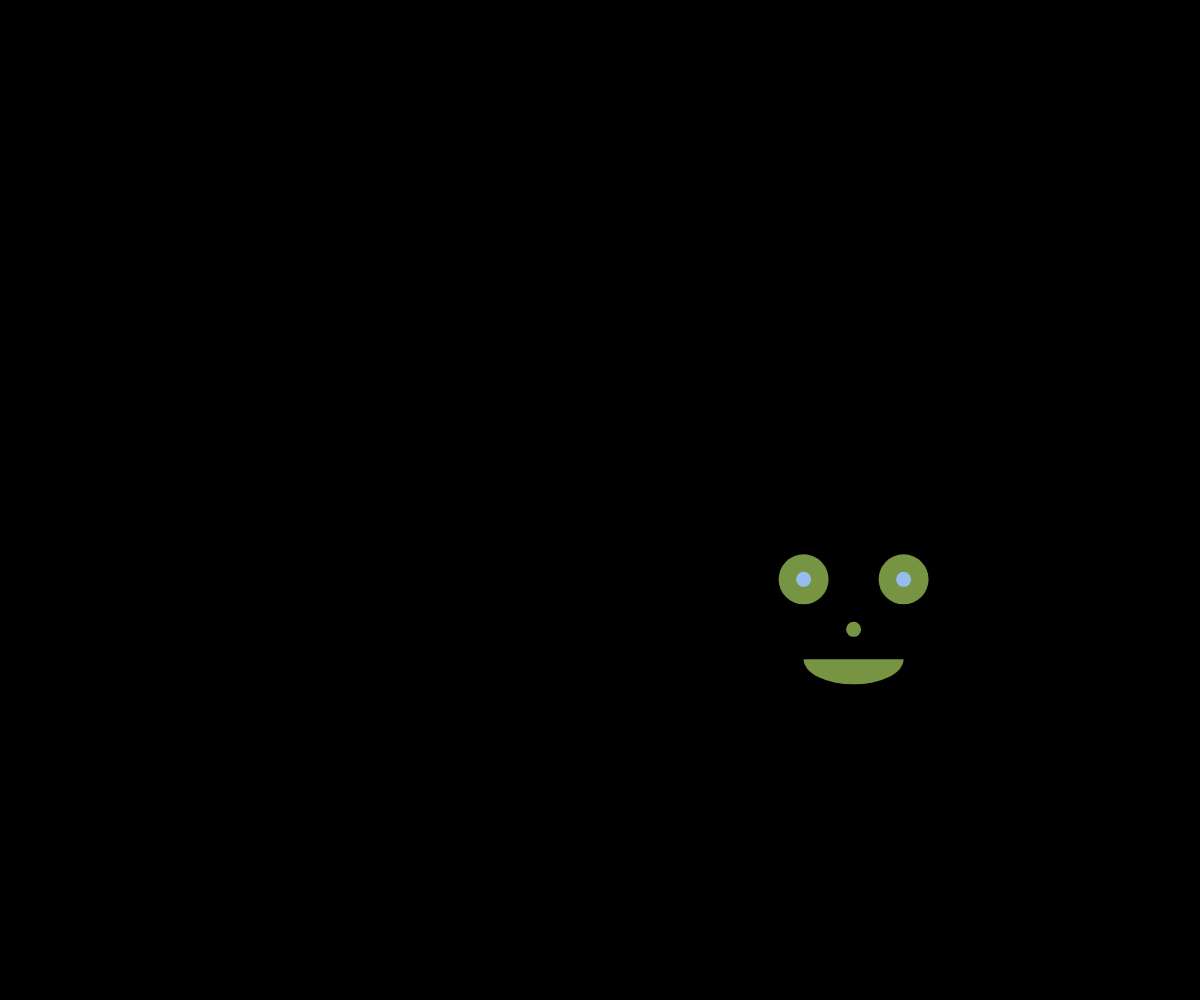
Frame 1 (no input)
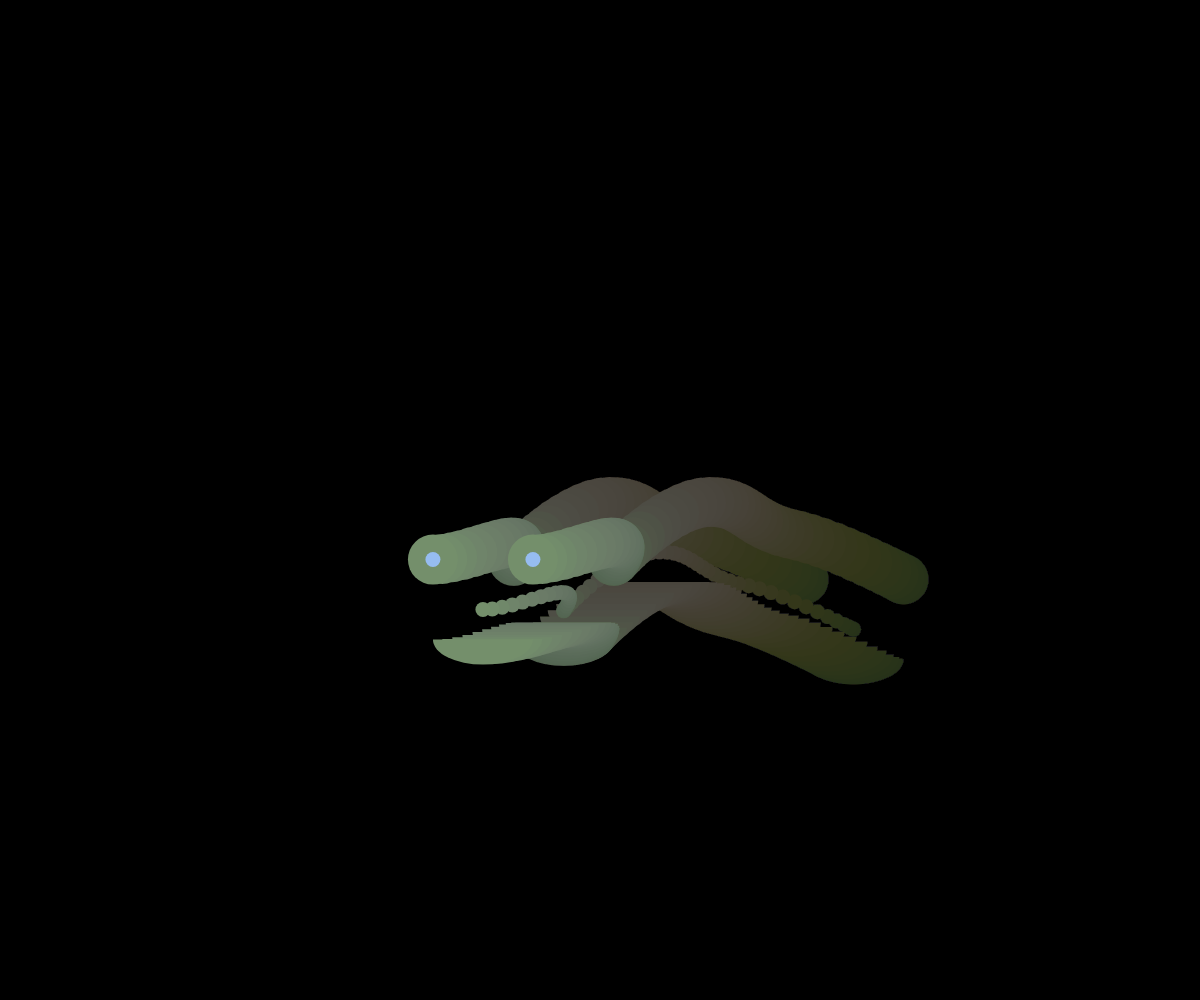
Frame 60 (no input)
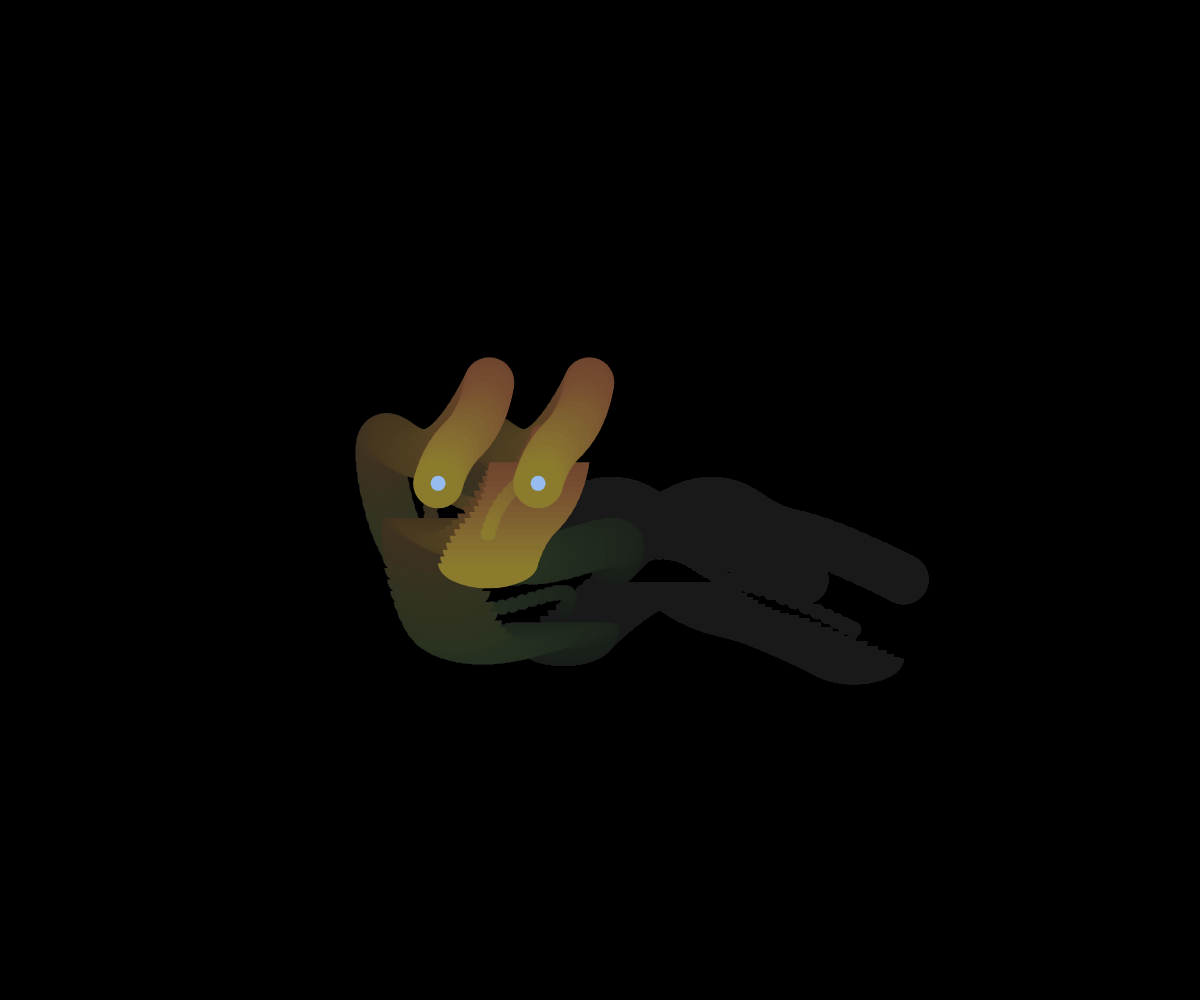
Frame 120 (the mouse pressed at the canvas centre since frame 60)

The p5.js sketch that drew these frames (run headless with seeded random() and noise() and a simulated clock; from frame 60 on, the mouse is pressed at the canvas centre):

// p5.js sketch
// ── sketch.js
var x,y;
var t = 0;
var T = 0;

function setup() { 
  createCanvas(windowWidth, windowHeight);
  background(0);
} 

function draw() {
  
  background(0, 5);
  /*fill(150, 188, 240);

  x = noise(t);
  x = map(x,0,1,0,width);
  y = noise(T);
  y = map(y,0,1,0,height);*/
  
  var x = width * noise(t);
  var y = height * noise(t+15);
  var r = 255 * noise(t+10);
  var g = 255 * noise(t+15);
  var b = 255 * noise(t+20);
  
  //occhio sx
  noStroke();
  fill(r, g, b);
  ellipse(x, y, 50, 50);

  //pupilla sx
  fill(150, 188, 240);
  ellipse(x, y, 15, 15);
  
  //occhio dx
  fill(r, g, b);
  ellipse(x+100, y, 50, 50);

  //pupilla dx
  fill(150, 188, 240);
  ellipse(x+100, y, 15, 15);
  
  //bocca(x, y, w, h, start, stop, [mode], [detail])
  fill(r, g, b);
  arc(x+50, y+80, 100, 50, 0, PI);
   
  //naso
  fill(r, g, b);
  ellipse(x+50, y+50, 15, 15);
  
  t =t+0.01;
  T =T+0.01;
}
